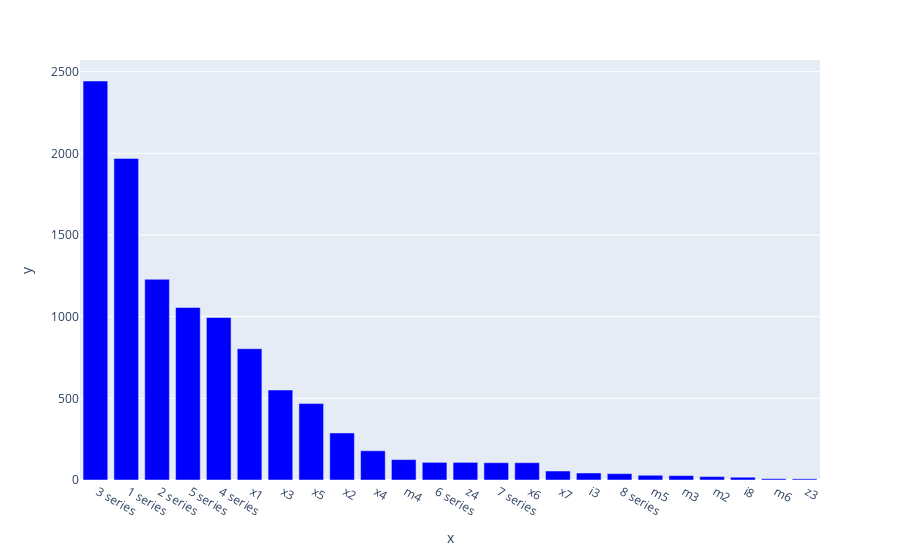

This figure's notebook cell:
### Markdown cell above
Ahh see the data quantity now one thing is true feeding havey data is stressfull fo machine learning model we can loose some data as well as the predictions lets proceeds further:)

### Code cell
bmw_counts = df_bmw['model'].value_counts()
fig = px.bar(x=bmw_counts.index, y=bmw_counts.values,
            color_discrete_sequence=["blue"]
            )
fig.show()

### Figure 1 — Plotly figure (JSON) as saved in the notebook; plotly's stock layout.template omitted (floating-point values rounded to 4 significant figures)
{"data": [{"alignmentgroup": "True", "hovertemplate": "x=%{x}<br>y=%{y}<extra></extra>", "legendgroup": "", "marker": {"color": "blue", "pattern": {"shape": ""}}, "name": "", "offsetgroup": "", "orientation": "v", "showlegend": false, "textposition": "auto", "type": "bar", "x": [" 3 series", " 1 series", " 2 series", " 5 series", " 4 series", " x1", " x3", " x5", " x2", " x4", " m4", " 6 series", " z4", " 7 series", " x6", " x7", " i3", " 8 series", " m5", " m3", " m2", " i8", " m6", " z3"], "xaxis": "x", "y": [2443, 1969, 1229, 1056, 995, 804, 551, 468, 288, 179, 125, 108, 108, 106, 106, 55, 43, 39, 29, 27, 21, 17, 8, 7], "yaxis": "y"}], "layout": {"autosize": true, "barmode": "relative", "legend": {"tracegroupgap": 0}, "margin": {"t": 60}, "xaxis": {"anchor": "y", "autorange": true, "domain": [0, 1], "range": [-0.5, 23.5], "title": {"text": "x"}, "type": "category"}, "yaxis": {"anchor": "x", "autorange": true, "domain": [0, 1], "range": [0, 2572.0], "title": {"text": "y"}, "type": "linear"}}}
